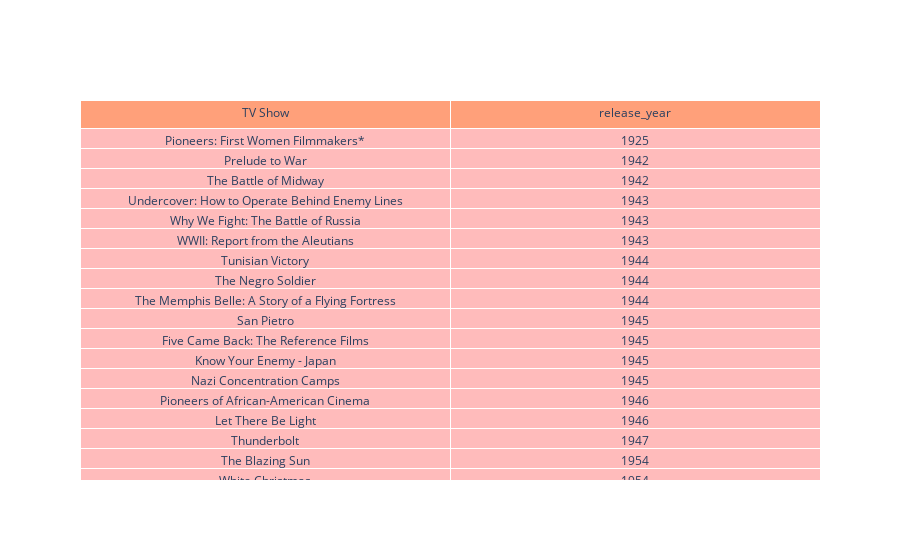

Notebook source saved alongside this figure:
### Markdown cell above
# the first movie and TV show released

### Code cell
import plotly.graph_objects as go 
oldest_tv_shows = data_netflix1.sort_values(by="release_year")


fig = go.Figure(data=[go.Table(header=dict(values=['TV Show', 'release_year'],fill_color='#FFA07A'),
                 cells=dict(values=[oldest_tv_shows['title'],oldest_tv_shows['release_year']],fill_color='#FFBBBB'))
                     ])
fig.show()

### Figure 1 — Plotly figure (JSON) as saved in the notebook; plotly's stock layout.template omitted (floating-point values rounded to 4 significant figures; data arrays with more than 128 entries replaced by an {"elided": "..."} marker saying what was removed)
{"data": [{"cells": {"fill": {"color": "#FFBBBB"}, "values": {"elided": "2x8807 mixed values"}}, "header": {"fill": {"color": "#FFA07A"}, "values": ["TV Show", "release_year"]}, "type": "table"}], "layout": {}}
